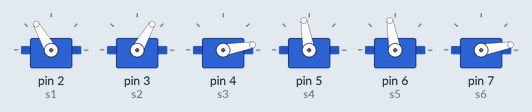
Recording of a sketch running on a simulated Arduino Uno, built with avr-gcc and run on an emulated ATmega328P. On the bench: 6 × servo.

Above: at 4.6 s.
At 7.68 s:
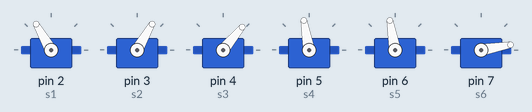
At 10.28 s:
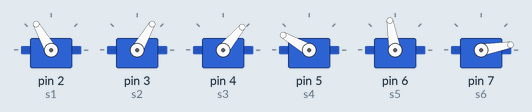
At 14.92 s:
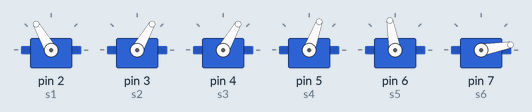
At 20.0 s:
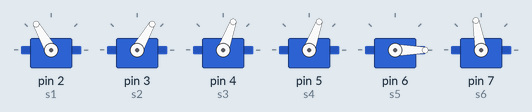
At 36.5 s:
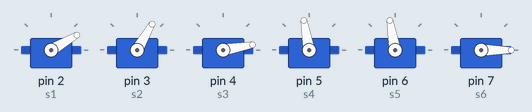
Timing chart, 0 to 38.0 s (numbered marks = the images above):
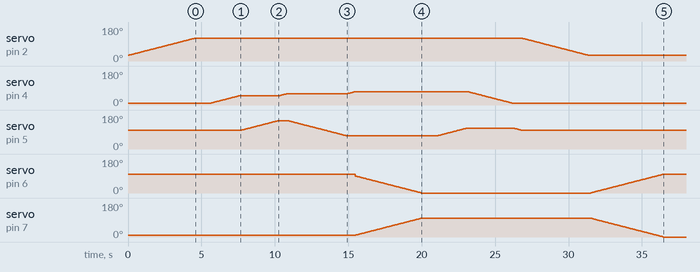

The sketch:

ninety_degree.ino
```cpp
// Grabbing object

// Motor 1 will rotate (p)

//  Motor 2 will rotate (q)


// Motor 3 will move forward (x)

//  Motor 4 will move forward (y)


// Motor 5 and 6 will release the object (z)

// Motor 4 will move forward (y)

//  Motor 3 will move forward (x)


// Motor 2 will rotate (-p)

//  Motor 1 will rotate (-q)


#include <Servo.h>

//Initialize servo motors
Servo s1,s2,s3,s4,s5,s6;

int pos = 0,done=0;    // variable to store the servo position

void setup() {
  s1.attach(2);
  s2.attach(3);
  s3.attach(4);
  s4.attach(5);
  s5.attach(6);
  s6.attach(7);


  s1.write(30);
  s2.write(60);

  s3.write(10);
  s4.write(100);
  s5.write(100);
  s6.write(10);
}

void loop() {

if(!done)
{

  //For servo 1 rotation


  for (pos = 30; pos <= 120; pos += 1) {

    s1.write(pos);
    delay(50);
  }

  delay(50);


  delay(1000);

  // moving s3 forward
  for (pos = 10; pos <= 50; pos += 1) {
    s3.write(pos);
    delay(50);
  }


  delay(50);

  // moving s4 forward
   for (pos = 100; pos <= 150; pos += 1) {

    s4.write(pos);
    delay(50);
  }


delay(50);

  // moving s3 forward
  for (pos = 50; pos <= 60; pos += 1) {
    s3.write(pos);
    delay(50);
  }


  // moving s4 forward
   for (pos = 150; pos >= 70; pos -= 1) {

    s4.write(pos);
    delay(50);
  }


  // moving s3 forward
  for (pos = 60; pos <= 70; pos += 1) {
    s3.write(pos);
    delay(50);
  }


  //expanding claw

  for (pos = 10; pos <= 100; pos += 1) {

    s6.write(pos);
    s5.write(100-pos);
    delay(50);
  }

  delay(1000);

// moving s4 up
   for (pos = 70; pos <=110; pos += 1) {

    s4.write(pos);
    delay(50);
  }

delay(50);
  // s3.write(10);
   //delay(500);
  //s4.write(100);


  //s3 initial

  // moving s3 forward
  for (pos = 70; pos >= 10; pos -= 1) {
    s3.write(pos);
    delay(50);
  }
delay(50);

  // moving s4 forward
  for (pos = 110; pos >= 100; pos -= 1) {
    s4.write(pos);
    delay(50);
  }
delay(50);


  //For servo 1 rotation


  for (pos = 120; pos >= 30; pos -= 1) {

    s1.write(pos);
    delay(50);
  }

delay(50);


  // For squeezing claw
  for (pos = 100; pos >= 0; pos -= 1) {
     s6.write(pos);
    s5.write(100-pos);
    delay(50);
  }
delay(50);


}
  done=1;


}
```

Measured:
- by itself, servo on pin 2 (s1): rises from 30° to 120° in 4.5 s, then falls to 30° in 26.8 s
- by itself, servo on pin 4 (s3): rises from 10° to 70° in 9.8 s, then falls to 10° in 10.7 s
- by itself, servo on pin 7 (s6): rises from 10° to 100° in 4.5 s, then falls to 0° in 16.5 s
